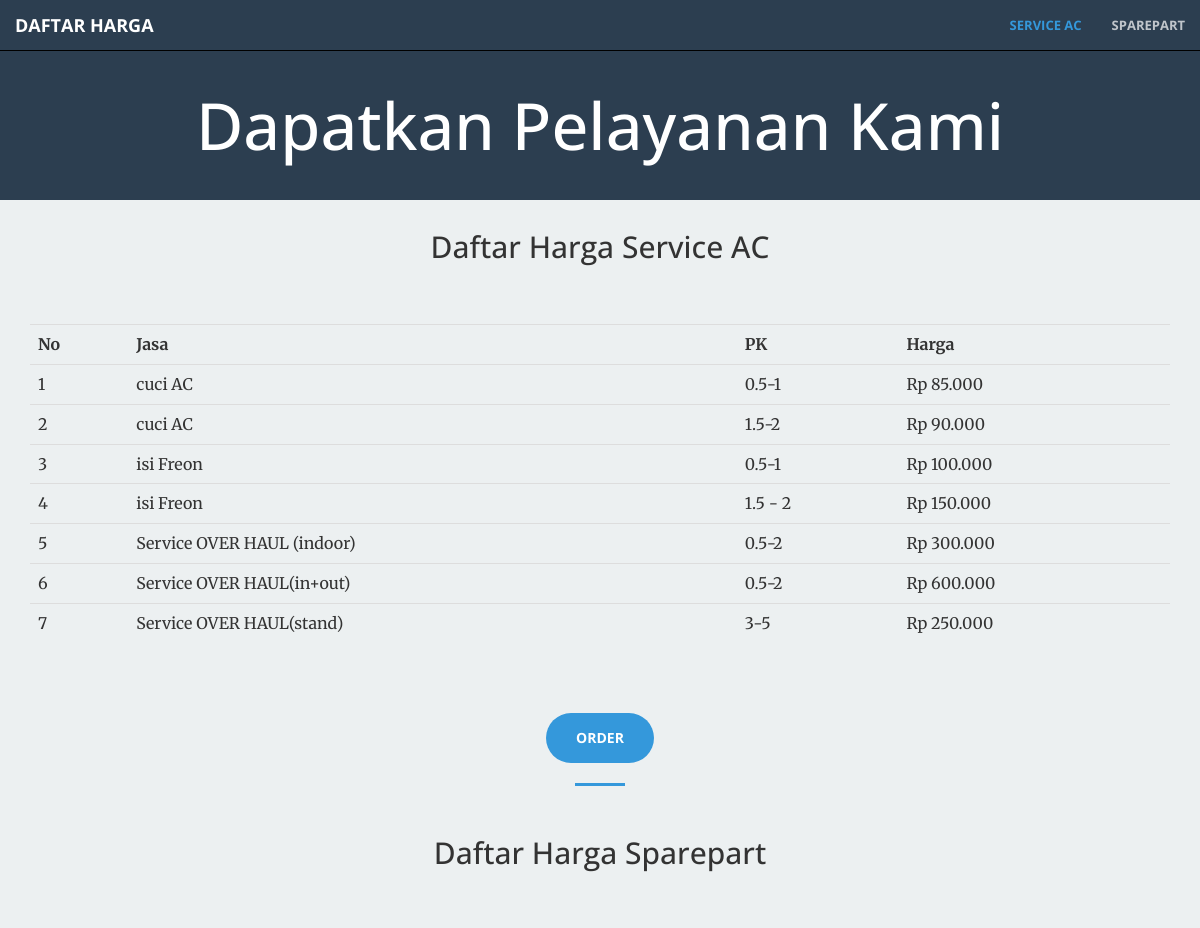
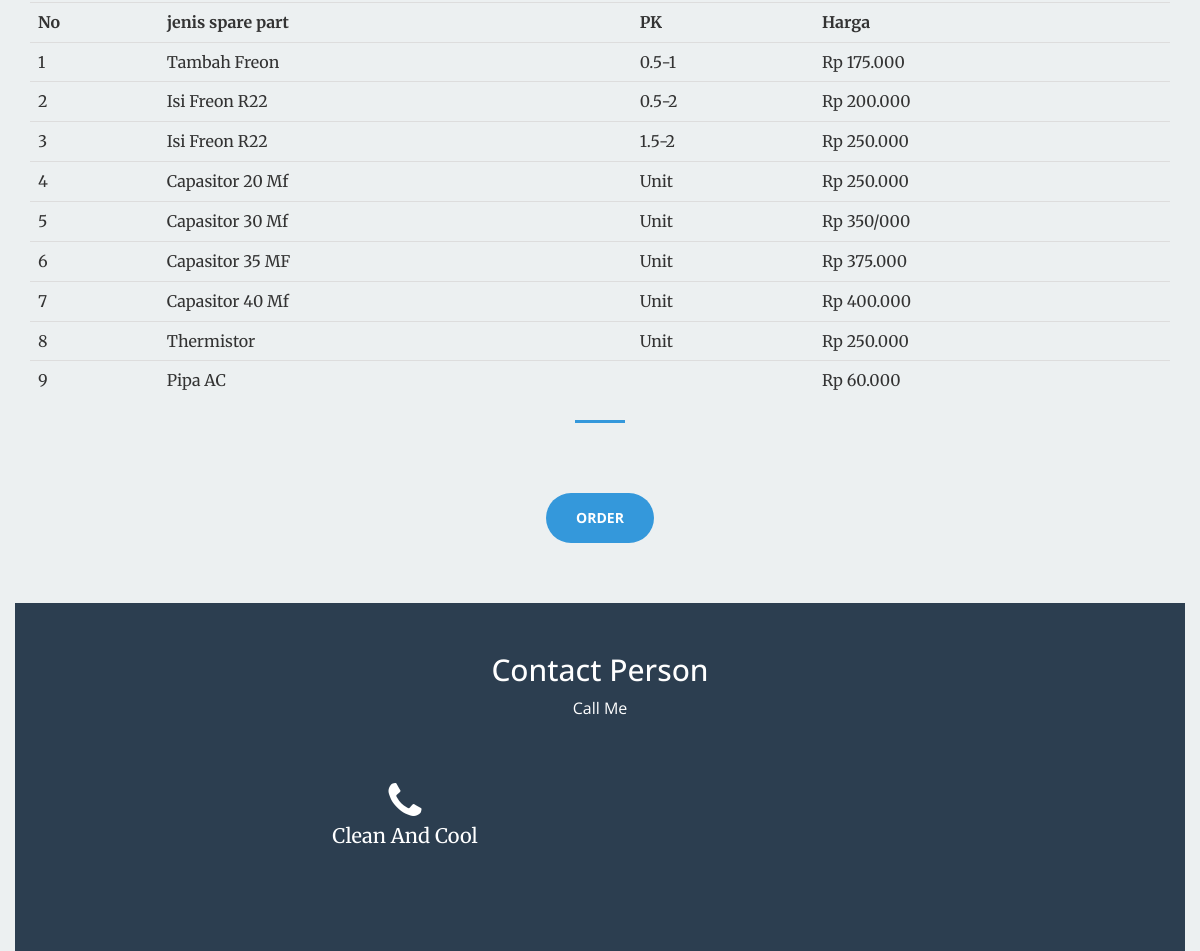
The app's page /service.php with its own data (2 pictures, top to bottom).
### tables this page shows
CREATE TABLE `daftar` (
  `no` varchar(5) NOT NULL,
  `jasa` varchar(40) NOT NULL,
  `pk` varchar(22) NOT NULL,
  `harga` varchar(20) NOT NULL
);

CREATE TABLE `barang` (
  `no` varchar(5) NOT NULL,
  `jenis sparepart` varchar(20) NOT NULL,
  `pk` varchar(5) NOT NULL,
  `harga` varchar(10) NOT NULL
);

### service.php (the view, shortened to what this page needs)
<html lang="en">
  <head>
    <link href="css/bootstrap.min.css" rel="stylesheet">
    <link rel="stylesheet" href="font-awesome/css/font-awesome.min.css" type="text/css">
    <link rel="stylesheet" href="css/animate.min.css" type="text/css">
    <link rel="stylesheet" href="bootstrap.css" media="screen" title="no title" charset="utf-8">
    <link rel="stylesheet" href="css/creative.css" type="text/css">
    <link rel="stylesheet" href="css/style.css" media="screen" title="no title" charset="utf-8">
  </head>
  <body class="bg-opsi  ">
    <div id="daftar">
    <?php  require_once "view/Header.php"; ?>
    <?php  require_once "function/db.php";?>
    <div class="container-fluid">
      <div class="row" id="bodi2">
             <div class="container" id="data">
               <div class="panel-heading"><h2>Daftar Harga Service AC</h2></div>
               <br><br>
                 <table class="table">
                <tr>
                  <th>No</th>
                  <th>Jasa</th>
                  <th>PK</th>
                  <th>Harga</th>
                </tr>
                 <?php $no=1; $result = mysqli_query($con,"SELECT * FROM daftar");
                 while ($r=mysqli_fetch_array($result)) {?>
                 <tr>
                   <td><?php echo "",$r['no']; ?></td>
                   <td><?php echo "",$r['jasa']; ?></td>
                   <td><?php echo "",$r['pk']; ?></td>
                   <td><?php echo "",$r['harga']; ?></td>
                 </tr>
                 <?php } ?>
                 </table>
                 <div class="row" id= "tombol">
                   <a href="order.php" class="btn btn-default btn-xl">Order</a>
                 </div>
             </div>
             <hr>
             <?php require_once "view/barang.php" ?>
             <div class="row" id= "tombol">
               <a href="order1.php" class="btn btn-default btn-xl">Order</a>
             </div>
            <?php require_once "view/footer.php";?>
  </body>
</html>

### view/Header.php (shortened to what this page needs)
<!DOCTYPE html>
<html lang="en">
  <head>
    <link rel="stylesheet" href="font-awesome/css/font-awesome.min.css" type="text/css">
    <link rel="stylesheet" href="css/animate.min.css" type="text/css">
      <link rel="stylesheet" href="css/creative.css" type="text/css">
    <link rel="stylesheet" href="css/style.css" media="screen" title="no title" charset="utf-8">
  </head>
  <body>
    <div class="bg-opsi">
      <div class="row" id="bodi" >
        <div class="container-fluid">
          <div class="header1">
            <h1>Dapatkan Pelayanan Kami</h1>
          </div>
          <nav id="mainNav" class="navbar navbar-default navbar-fixed-top">
              <div class="container-fluid">
                  <div class="navbar-header">
                      <a class="navbar-brand page-scroll" href="index.php">Daftar Harga</a>
                  </div>
                  <div class="collapse navbar-collapse" id="bs-example-navbar-collapse-1">
                      <ul class="nav navbar-nav navbar-right">
                          <li>
                              <a class="page-scroll" href="#daftar">Service AC</a>
                          </li>
                          <li>
                              <a class="page-scroll" href="#sparepart">sparepart</a>
                          </li>
                      </ul>
                  </div>
              </div>
          </nav>
          </div>
      </div>
    </div>
  </body>
</html>

### view/barang.php (shortened to what this page needs)
<html lang="en">
  <head>
    <link href="css/bootstrap.min.css" rel="stylesheet">
    <link rel="stylesheet" href="font-awesome/css/font-awesome.min.css" type="text/css">
    <link rel="stylesheet" href="css/animate.min.css" type="text/css">
    <link rel="stylesheet" href="bootstrap.css" media="screen" title="no title" charset="utf-8">
    <link rel="stylesheet" href="css/creative.css" type="text/css">
    <link rel="stylesheet" href="css/style.css" media="screen" title="no title" charset="utf-8">
  </head>
  <body class="bg-opsi">
    <div id="sparepart">
      <div class="row" id="bodi2">
             <div class="container" id="data">
               <div class="panel-heading"><h2>Daftar Harga Sparepart</h2></div>
               <br><br>
                 <table class="table">
                <tr>
                  <th>No</th>
                  <th>jenis spare part</th>
                  <th>PK</th>
                  <th>Harga</th>
                </tr>
                 <?php $no=1; $result = mysqli_query($con,"SELECT * FROM barang");
                 while ($r=mysqli_fetch_array($result)) {?>
                 <tr>
                   <td><?php echo "",$r['no']; ?></td>
                   <td><?php echo "",$r['jenis sparepart']; ?></td>
                   <td><?php echo "",$r['pk']; ?></td>
                   <td><?php echo "",$r['harga']; ?></td>
                 </tr>
                 <?php } ?>
                 </table>
                 <hr>
             </div>
      </div>
    </div>
    </div>
  </body>
</html>

### view/footer.php (shortened to what this page needs)
<!DOCTYPE html>
<html lang="en">
  <head>
    <link href="css/bootstrap.min.css" rel="stylesheet">
    <link rel="stylesheet" href="font-awesome/css/font-awesome.min.css" type="text/css">
    <link rel="stylesheet" href="css/animate.min.css" type="text/css">
    <link rel="stylesheet" href="bootstrap.css" media="screen" title="no title" charset="utf-8">
    <link rel="stylesheet" href="css/creative.css" type="text/css">
    <link rel="stylesheet" href="css/style.css" media="screen" title="no title" charset="utf-8">
  </head>
  <body>
    <section class="bg-dark">
    <div class="container-fluid">
    <div class="bg-dark">
      <div class="row">
              <div class="col-lg-8 col-lg-offset-2 text-center">
                  <h2 class="section-heading">Contact Person</h2>
                  <p>Call Me</p>
                  <br><br>
              </div>
              <div class="col-lg-4 col-lg-offset-2 text-center">
                  <i class="fa fa-phone fa-3x wow bounceIn"></i>
          <div class="footer">
            <footer>Clean And Cool</footer>
          </div>
      </div>
    </div>
  </section>
  </body>
</html>

### css/creative.css (style rules this page uses)
html, body { height: 100%; width: 100%; }
body { font-family: 'Merriweather', 'Helvetica Neue', Arial, sans-serif; }
hr { border-color: #3498db; border-width: 3px; max-width: 50px; }
a { -webkit-transition: all 0.35s; -moz-transition: all 0.35s; transition: all 0.35s; color: #3498db; }
h1, h2, h3, h4, h5, h6 { font-family: 'Open Sans', 'Helvetica Neue', Arial, sans-serif; }
p { font-size: 16px; line-height: 1.5; margin-bottom: 20px; font-family: 'Open Sans', 'Helvetica Neue', Arial, sans-serif; }
.bg-dark { background-color: #2c3e50; color: white; }
section { padding: 100px 0; padding-top: 50px; }
.navbar-default { background-color: white; border-color: rgba(34, 34, 34, 0.05); font-family: 'Open Sans', 'Helvetica Neue', Arial, sans-serif; -webkit-transition: all 0.35s; -moz-transition: all 0.35s; transition: all 0.35s; }
.navbar-default .navbar-header .navbar-brand { color:#3498db; font-family: 'Open Sans', 'Helvetica Neue', Arial, sans-serif; font-weight: 700; text-transform: uppercase; }
.navbar-default .nav > li > a, .navbar-default .nav > li > a:focus { text-transform: uppercase; font-weight: 700; font-size: 13px; color: #222222; }
.navbar-default .nav > li.active > a, .navbar-default .nav > li.active > a:focus { color:#3498db !important; background-color: transparent; }
@media (min-width: 768px) { .navbar-default { background-color: transparent; border-color: rgba(255, 255, 255, 0.3); } }
@media (min-width: 768px) { .navbar-default .navbar-header .navbar-brand { color: rgba(255, 255, 255, 0.7); } }
@media (min-width: 768px) { .navbar-default .nav > li > a, .navbar-default .nav > li > a:focus { color: rgba(255, 255, 255, 0.7); } }
.section-heading { margin-top: 0; }
.btn-default { color: #222222; background-color: white; border-color: white; -webkit-transition: all 0.35s; -moz-transition: all 0.35s; transition: all 0.35s; }
.btn { font-family: 'Open Sans', 'Helvetica Neue', Arial, sans-serif; border: none; border-radius: 300px; font-weight: 700; text-transform: uppercase; }
.btn-xl { padding: 15px 30px; }
body { webkit-tap-highlight-color: #222222; }
.bg-opsi { background-color: #ecf0f1; }
#tombol { text-align: center; padding-top: 50px; }
#tombol .btn-default { background-color: #3498db; color: #fff; }
.footer { text-align: center; font-size: 20px; }
.navbar ul li a { color:#000; }

### css/style.css (style rules this page uses)
.container-fluid { text-align: center; }
.header1 { height: 200px; color: #fff; text-align: center; background-color: #2c3e50; background-size: 100%; padding-top: 70px; }
.navbar-default { border-color: #000; background-color: inherit; }
nav { color : #000; font-family: sans-serif; }

### records on screen
daftar: no "1", jasa "cuci AC", pk "0.5-1", harga "Rp 85.000"
daftar: no "2", jasa "cuci AC", pk "1.5-2", harga "Rp 90.000"
daftar: no "3", jasa "isi Freon", pk "0.5-1", harga "Rp 100.000"
daftar: no "4", jasa "isi Freon", pk "1.5 - 2", harga "Rp 150.000"
daftar: no "5", jasa "Service OVER HAUL (indoor)", pk "0.5-2", harga "Rp 300.000"
daftar: no "6", jasa "Service OVER HAUL(in+out)", pk "0.5-2", harga "Rp 600.000"
daftar: no "7", jasa "Service OVER HAUL(stand)", pk "3-5", harga "Rp 250.000"
barang: no "1", jenis sparepart "Tambah Freon", pk "0.5-1", harga "Rp 175.000"
barang: no "2", jenis sparepart "Isi Freon R22", pk "0.5-2", harga "Rp 200.000"
barang: no "3", jenis sparepart "Isi Freon R22", pk "1.5-2", harga "Rp 250.000"
barang: no "4", jenis sparepart "Capasitor 20 Mf", pk "Unit", harga "Rp 250.000"
barang: no "5", jenis sparepart "Capasitor 30 Mf", pk "Unit", harga "Rp 350/000"
barang: no "6", jenis sparepart "Capasitor 35 MF", pk "Unit", harga "Rp 375.000"
barang: no "7", jenis sparepart "Capasitor 40 Mf", pk "Unit", harga "Rp 400.000"
barang: no "8", jenis sparepart "Thermistor", pk "Unit", harga "Rp 250.000"
barang: no "9", jenis sparepart "Pipa AC", harga "Rp 60.000"
